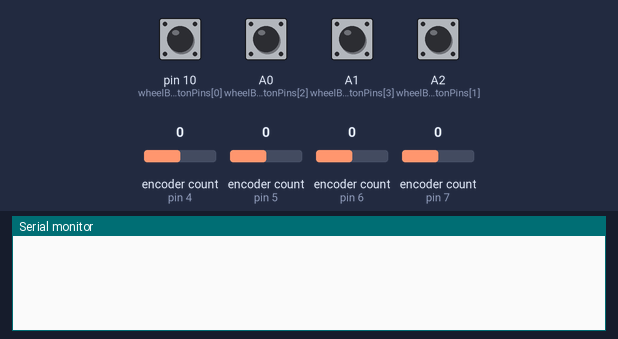
This sketch was run on a simulated Arduino Uno, built with avr-gcc and run on an emulated ATmega328P. Shown: the last lines printed to the serial monitor. The test bench sets the inputs (shaded band); at power-on: A0 (wheelButtonPins[2]), A1 (wheelButtonPins[3]), A2 (wheelButtonPins[1]), pin 10 (wheelButtonPins[0]) HIGH, encoder count (sensors on pin 4, pin 5, pin 6, pin 7) 0.

Above: at 1.2 s.
1.3 s: encoder count (sensor on pin 4) set to 1
At 2.5 s:
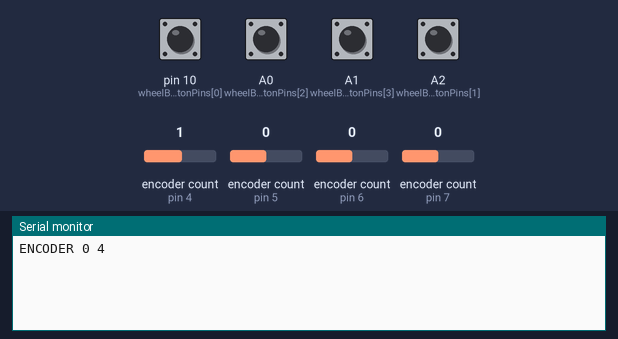
2.8 s: pin 10 (wheelButtonPins[0]) pulled LOW for 0.15 s
At 3.9 s:
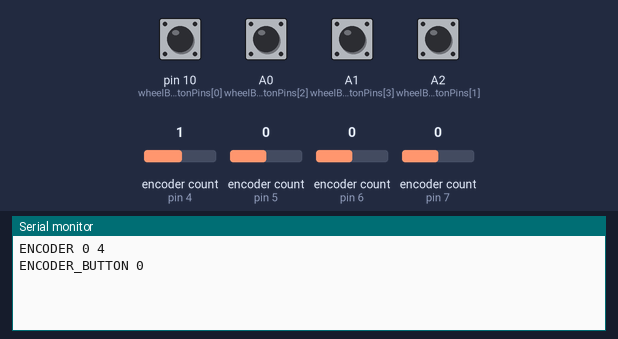
4.4 s: A0 (wheelButtonPins[2]) pulled LOW for 0.15 s
At 5.7 s:
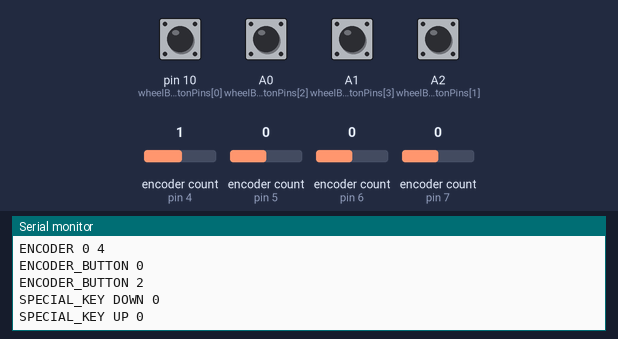
6.0 s: encoder count (sensor on pin 5) set to 1
At 7.2 s:
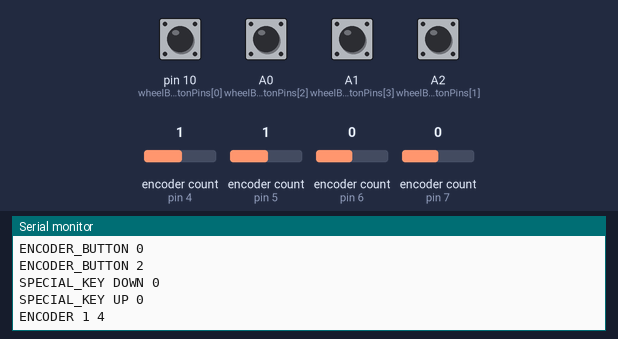
7.5 s: encoder count (sensor on pin 6) set to 1
At 8.5 s:
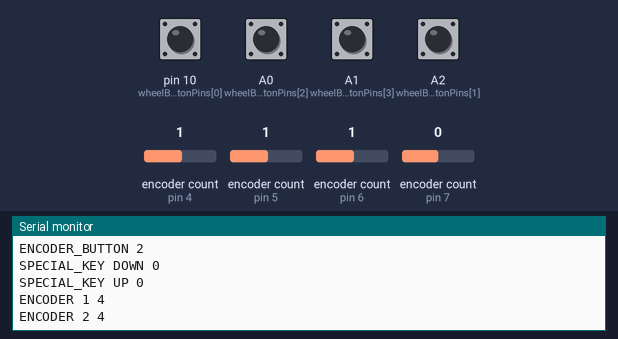
9.0 s: encoder count (sensor on pin 7) set to 1
At 9.7 s:
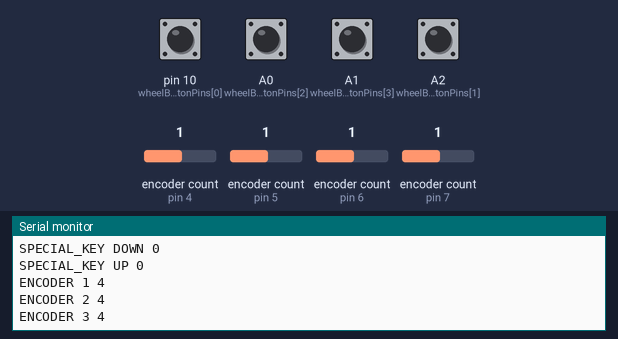
Timing chart, 0 to 11.5 s (numbered marks = the images above; inputs shaded):
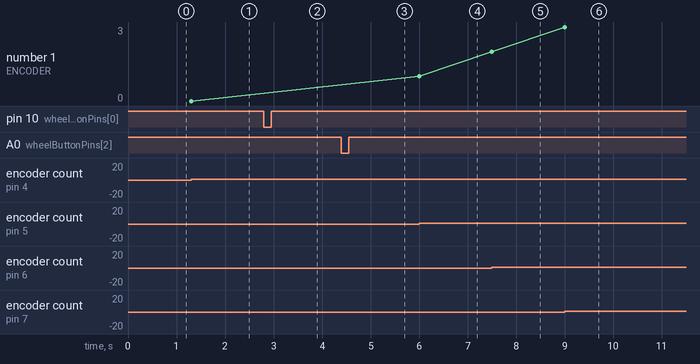

Measured:
- after the input at 1.3 s, the serial monitor: prints a new line at once (image 1)
- after the input at 2.8 s, the serial monitor: prints a new line at once (image 2)
- after the input at 4.4 s, the serial monitor: prints a new line at once (image 3)
- after the input at 6.0 s, the serial monitor: prints a new line at once (image 4)
- after the input at 7.5 s, the serial monitor: prints a new line at once (image 5)
- after the input at 9.0 s, the serial monitor: prints a new line at once (image 6)
- plotted number 1: 0 → 1 after the input at 6.0 s, 1 → 2 after the input at 7.5 s, 2 → 3 after the input at 9.0 s

The sketch:

mcu2-wheels.ino
```cpp
#define ENCODER_DO_NOT_USE_INTERRUPTS
#include <Encoder.h>

// Encoders
Encoder enc1(4, 1);
Encoder enc2(5, 0);
Encoder enc3(6, 2);
Encoder enc4(7, 3);

#define DEBOUNCE_WHEELS 5
#define DEBOUNCE 5

#define COUNT_WHEELS 4
Encoder wheelEncoders[] = {
	Encoder(4, 1),
	Encoder(5, 0),
	Encoder(6, 2),
	Encoder(7, 3)
};
int wheelValues[] = {0, 0, 0, 0};
int wheelButtonPins[] = {10, 16, 14, 15};
bool wheelButtons[] = {false, false, false, false};
unsigned long wheelButtonTimes[] = {0, 0, 0, 0};

#define COUNT_SPECIALS 3
int specialButtonPins[] = {A0, A1, A2};
bool specialButtons[] = {false, false ,false};
unsigned long specialTimes[] = {0, 0, 0};

void setup() {
	Serial.begin(115200);

	for (int i = 0; i < COUNT_WHEELS; i++) {
		pinMode(wheelButtonPins[i], INPUT_PULLUP);
	}

	for (int i = 0; i < COUNT_SPECIALS; i++) {
		pinMode(specialButtonPins[i], INPUT_PULLUP);
	}
}

void loop() {
	for (int i = 0; i < COUNT_WHEELS; i++) {
		int value = wheelEncoders[i].read();
		if (value != wheelValues[i]) {
			Serial.print("ENCODER ");
			Serial.print(i);
			Serial.print(" ");
			if (value != wheelValues[i]) {
				Serial.print(value - wheelValues[i]);
				Serial.println();
			}
		}
		wheelValues[i] = value;
	}

	for (int i = 0; i < COUNT_WHEELS; i++) {
		int value = digitalRead(wheelButtonPins[i]);
		if (value != wheelButtons[i]) {
			wheelButtonTimes[i] = millis();
		}
		if (millis() - wheelButtonTimes[i] > DEBOUNCE_WHEELS) {
			if (value == 0 && !wheelButtons[i]) {
				Serial.print("ENCODER_BUTTON ");
				Serial.print(i);
				Serial.println();
			}
			wheelButtons[i] = !((bool)value);
		}
	}

	for (int i = 0; i < COUNT_SPECIALS; i++) {
		int value = digitalRead(specialButtonPins[i]);
		if (value != specialButtons[i]) {
			specialTimes[i] = millis();
		}
		if (millis() - specialTimes[i] > DEBOUNCE) {
			if (value) {
				Serial.println((String)"SPECIAL_KEY UP " + i);
			} else {
				Serial.println((String)"SPECIAL_KEY DOWN " + i);
			}
			specialButtons[i] = !((bool)value);
		}
	}
}
```
